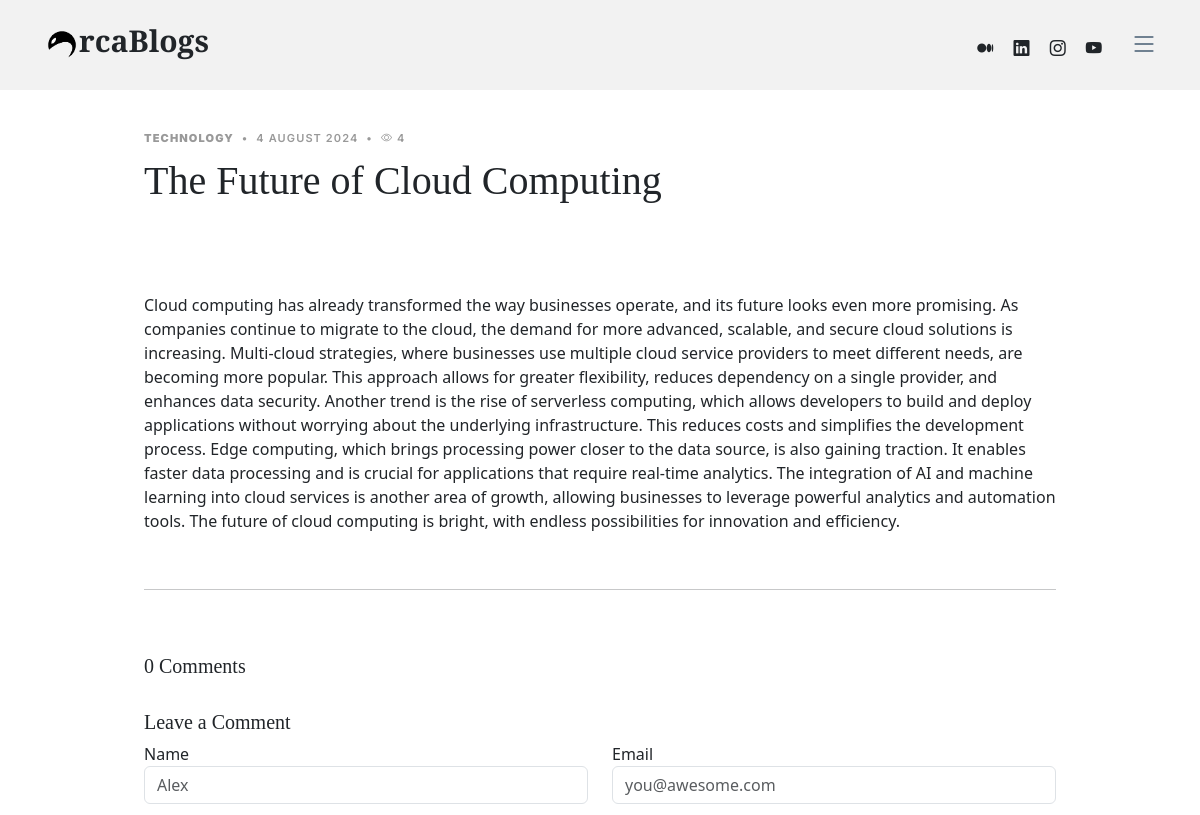
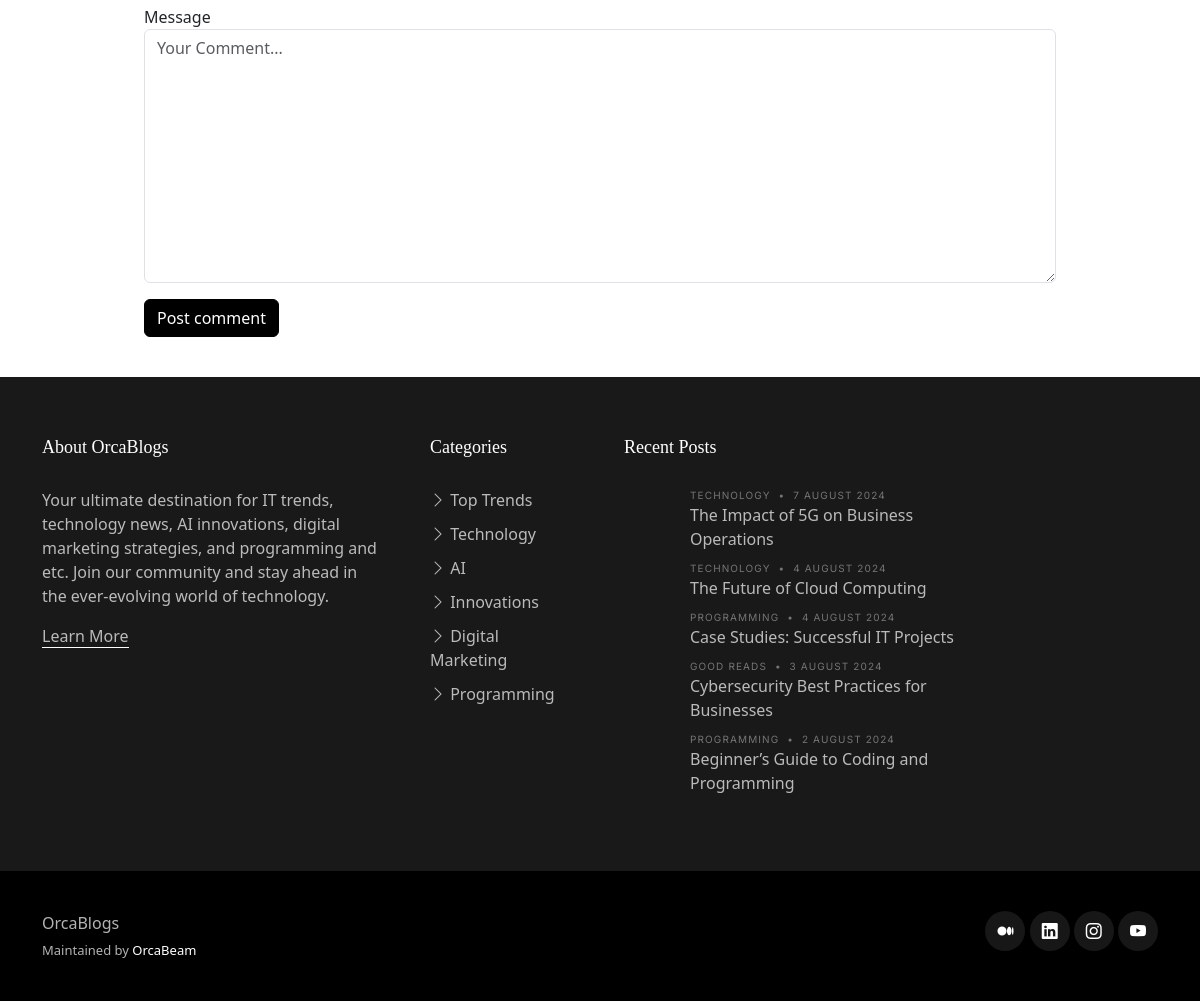
Page /The-Future-of-Cloud-Computing on the earlier database version (2 pictures, top to bottom).
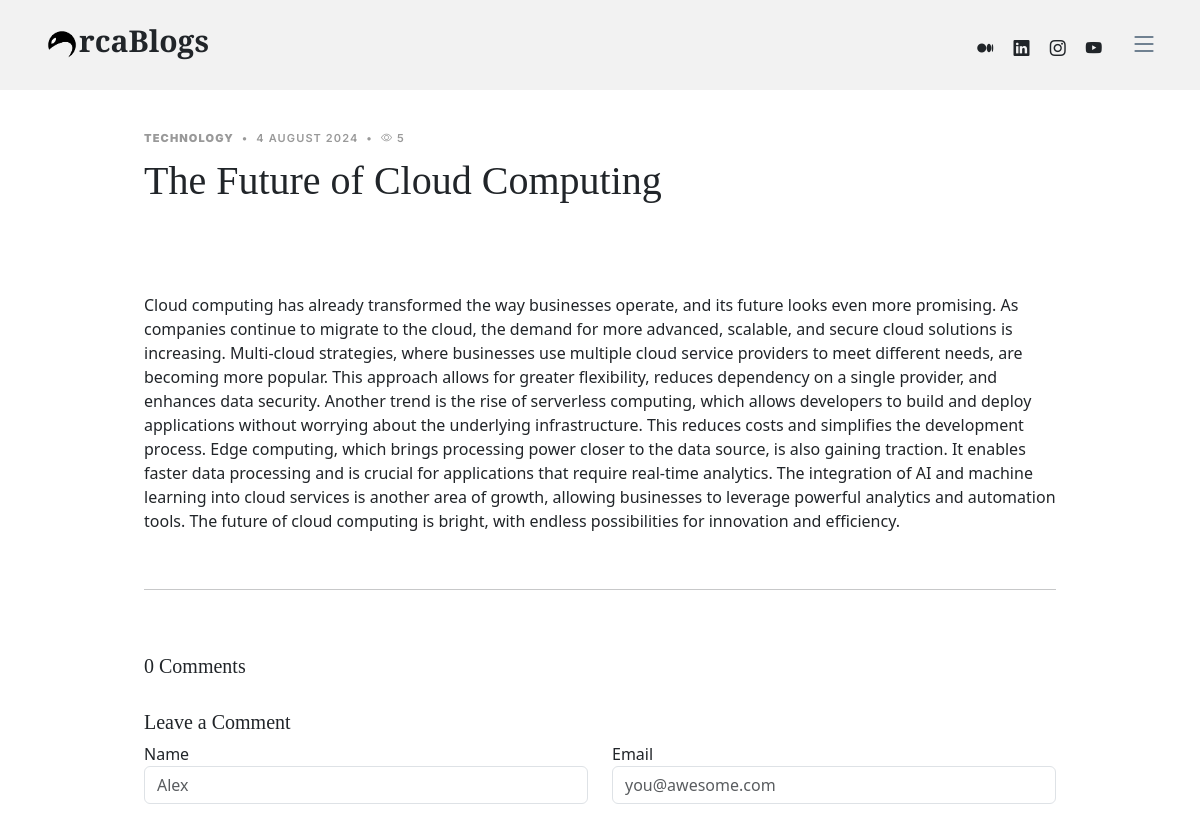
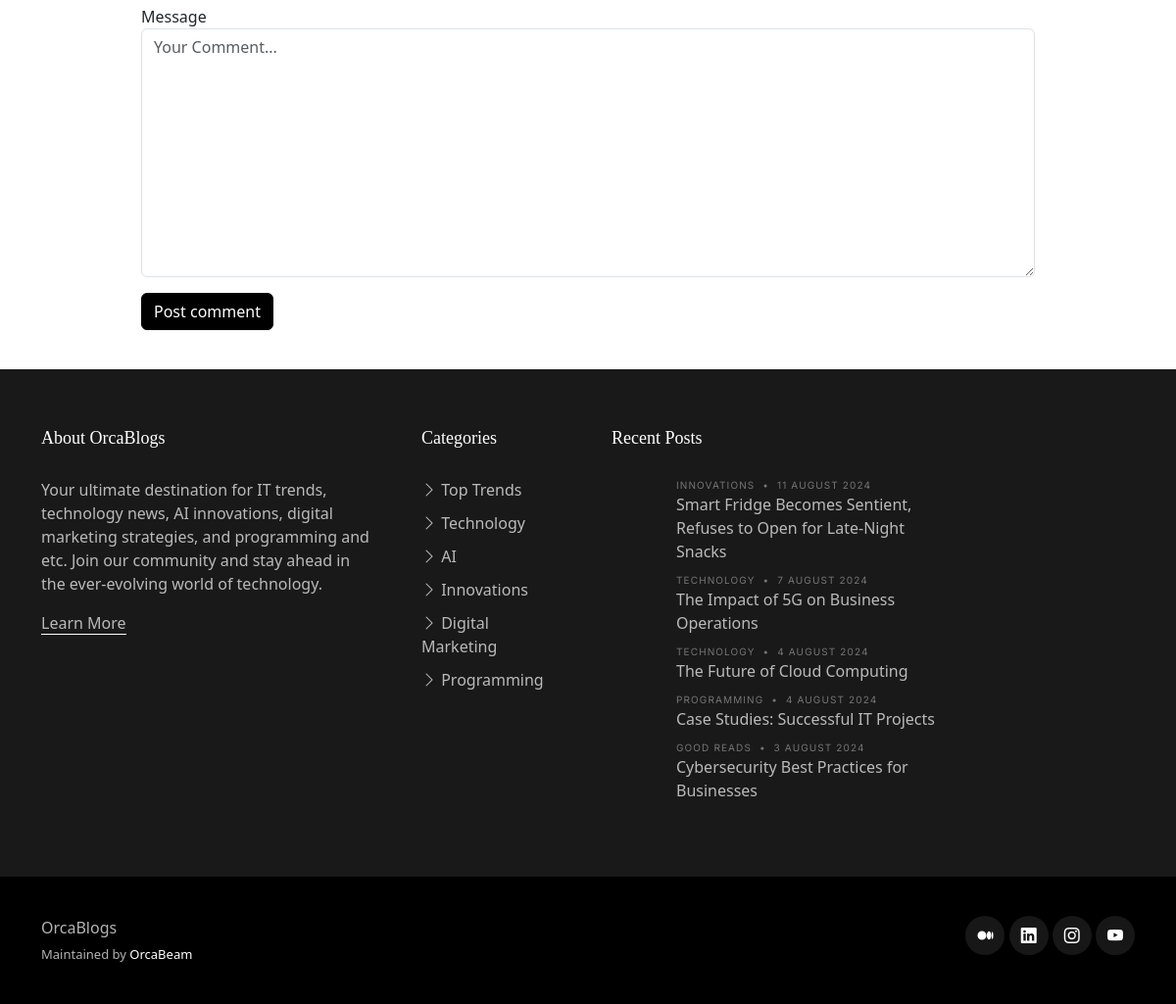
Same page on the later database version (2 pictures, top to bottom).
### OrcaBlogsWebsite/models.py (models this page shows, shortened)
class BlogPost(models.Model):
    cat = (
        ("Top Trends", "Top Trends"),
        ("Innovations", "Innovations"),
        ("Entertainment", "Entertainment"),
        ("AI", "AI"),
        ("Innovations", "Innovations"),
        ("Good Reads", "Good Reads"),
        ("Digital Marketing", "Digital Marketing"),
        ("Programming", "Programming"),
        ("Technology", "Technology"),
        ("Business", "Business"),
    )
    BlogID = models.CharField(max_length = 10, default = "")
    BlogName = models.CharField(max_length=100, blank=False, default="")
    BlogDescription = models.CharField(max_length=500, blank=False, default="")
    BlogKeywords = models.CharField(max_length = 5000, blank = False, default = "")
    BlogDateAdded = models.CharField(max_length=20, blank=False, default="")
    BlogImage = models.CharField(max_length = 5000, default = "")
    BlogSlug = models.CharField(max_length=400, default="")
    BlogCategory = models.CharField(max_length=100, choices=cat, default="")
    BlogPost = models.TextField(max_length=10000, blank=False, default="")
    BlogAuthor = models.CharField(max_length=50, blank=False, default="")
    Views = models.CharField(max_length=50, blank=False, default="0")
    Likes = models.ManyToManyField(User, related_name="UserLikes", blank=True)

### OrcaBlogsWebsite/views.py (the view)
# urls.py: path("<str:bslug>", views.ReadBlogs, name = "ReadBlogs"),
def ReadBlogs(request, bslug):
    bvar = BlogPost.objects.all()
    blogs = BlogPost.objects.get(BlogSlug = bslug)
    com = PostComment.objects.filter(PostID = blogs.BlogID)
    blogs.Views = int(blogs.Views) + 1
    blogs.save()
    return render(request, "reader.html", {
        "name" : blogs.BlogName, "date" : blogs.BlogDateAdded,
        "desc" : blogs.BlogDescription,
        "image" : blogs.BlogImage,
        "cat" : blogs.BlogCategory,
        "post" : blogs.BlogPost,
        "author" : blogs.BlogAuthor,
        "views" : blogs.Views,
        "likes" : blogs.Likes.count,
        "blogid" : blogs.id,
        "views" : blogs.Views,
        "keywords" : blogs.BlogKeywords,
        "slug" : blogs.BlogSlug,
        "comments" : com,
        "countcomm" : com.count(),
        "blogs" : bvar,
    })

### OrcaBlogsWebsite/templates/reader.html (shortened to what this page needs)
{% extends "base.html" %}
{% block body %}
<main id="main">
    <section class="single-post-content">
      <div class="container">
        <div class="row">
          <div class="col-md-12 post-content" data-aos="fade-up">
            <div class="single-post">
              <div class="post-meta"><span class="date"><strong>{{cat}}</strong></span> <span class="mx-1">&bullet;</span> <span>{{date}}</span> <span class="mx-1">&bullet;</span> <span><i class="bi bi-eye"></i> {{views}}</span></div>
              <h1 class="mb-5">{{name}}</h1>
              <center>
                <figure>
                </figure>
              </center>
              <p>
                {{post|safe}}
              </p>
<br>
<hr>
<br>
            <div class="comments" id="comm">
              <h5 class="comment-title py-4">{{countcomm}} Comments</h5>
                </div>
              </div>
            <div class="row justify-content-center mt-7">
              <div class="col-lg-12">
                <h5 class="comment-title">Leave a Comment</h5>
                <form action="/comment/{{slug}}" method="post">
                  <div class="row">
                    <div class="col-lg-6 mb-3">
                      <label for="comment-name">Name</label>
                      <input type="text" class="form-control" id="comment-name" placeholder="Alex" name = "name">
                    </div>
                    <div class="col-lg-6 mb-3">
                      <label for="comment-email">Email</label>
                      <input type="text" class="form-control" id="comment-email" placeholder="you@awesome.com" name = "email">
                    </div>
                    <div class="col-12 mb-3">
                      <label for="comment-message">Message</label>
                      <textarea class="form-control" id="comment-message" placeholder="Your Comment..." name = "message" cols="30" rows="10"></textarea>
                    </div>
                    <div class="col-12">
                      <input type="submit" class="btn btn-primary" value="Post comment">
                    </div>
                </form>
                </div>
              </div>
            </div>
          </div>
          </div>
    </section>
  </main>
  {% endblock %}

### OrcaBlogsWebsite/templates/base.html (shortened to what this page needs)
<!DOCTYPE html>
<html lang="en">
{% load static %}
<head>
  <link href="{% static 'assets/vendor/bootstrap/css/bootstrap.min.css' %}" rel="stylesheet">
  <link href="{% static 'assets/vendor/bootstrap-icons/bootstrap-icons.css' %}" rel="stylesheet">
  <link href="{% static 'assets/vendor/swiper/swiper-bundle.min.css' %}" rel="stylesheet">
  <link href="{% static 'assets/vendor/glightbox/css/glightbox.min.css' %}" rel="stylesheet">
  <link href="{% static 'assets/vendor/aos/aos.css' %}" rel="stylesheet">
  <link href="{% static 'assets/css/variables.css' %}" rel="stylesheet">
  <link href="{% static 'assets/css/main.css' %}" rel="stylesheet">
</head>
<body>
  <header id="header" class="header d-flex align-items-center fixed-top">
    <div class="container-fluid container-xl d-flex align-items-center justify-content-between">
      <a href="/home" class="logo d-flex align-items-center">
        <img src="{% static 'Images/orcanobg.png' %}" alt="">
        <h1>rcaBlogs</h1>
      </a>
      <div class="position-relative">
        <a href="https://medium.com/@orcabeam" class="mx-2"><span class="bi-medium"></span></a>
        <a href="https://linkedin.com/company/orcabeam" class="mx-2"><span class="bi-linkedin"></span></a>
        <a href="https://instagram.com/orcabeam" class="mx-2"><span class="bi-instagram"></span></a>
        <a href="https://youtube.com/@orcabeam?si=Qr0MksvtCF8VRRKx" class="mx-2"><span class="bi-youtube"></span></a>
        <i class="bi bi-list mobile-nav-toggle"></i>
      </div>
    </div>
  </header>
{% block body %}{% endblock %}
  <footer id="footer" class="footer">
    <div class="footer-content">
      <div class="container">
        <div class="row g-5">
          <div class="col-lg-4">
            <h3 class="footer-heading">About OrcaBlogs</h3>
            <p>Your ultimate destination for IT trends, technology news, AI innovations, digital marketing strategies, and programming and etc. Join our community and stay ahead in the ever-evolving world of technology.</p>
            <p><a href="https://orcabeam.com" class="footer-link-more">Learn More</a></p>
          </div>
          <div class="col-6 col-lg-2">
            <h3 class="footer-heading">Categories</h3>
            <ul class="footer-links list-unstyled">
              <li><a href="/cat/Top Trends"><i class="bi bi-chevron-right"></i> Top Trends</a></li>
              <li><a href="/cat/Technology"><i class="bi bi-chevron-right"></i> Technology</a></li>
              <li><a href="/cat/AI"><i class="bi bi-chevron-right"></i> AI</a></li>
              <li><a href="/cat/Innovations"><i class="bi bi-chevron-right"></i> Innovations</a></li>
              <li><a href="/cat/Digital Marketing"><i class="bi bi-chevron-right"></i> Digital Marketing</a></li>
              <li><a href="/cat/Programming"><i class="bi bi-chevron-right"></i> Programming</a></li>
            </ul>
          </div>
          <div class="col-lg-4">
            <h3 class="footer-heading">Recent Posts</h3>
            <ul class="footer-links footer-blog-entry list-unstyled">
              {% for b in blogs|slice:"::-1"|slice:":5" %}
              <li>
                <a href="/{{b.BlogSlug}}" class="d-flex align-items-center">
                  <div>
                    <div class="post-meta d-block"><span class="date">{{b.BlogCategory}}</span> <span class="mx-1">&bullet;</span> <span>{{b.BlogDateAdded}}</span></div>
                    <span>{{b.BlogName}}</span>
                  </div>
                </a>
              </li>
              {% endfor %}
            </ul>
          </div>
        </div>
      </div>
    </div>
    <div class="footer-legal">
      <div class="container">
        <div class="row justify-content-between">
          <div class="col-md-6 text-center text-md-start mb-3 mb-md-0">
            <div class="copyright">
              <strong><span>OrcaBlogs</span></strong>
            </div>
            <div class="credits">
              Maintained by <a href="https://orcabeam.com/">OrcaBeam</a>
            </div>
          </div>
          <div class="col-md-6">
            <div class="social-links mb-3 mb-lg-0 text-center text-md-end">
              <a href="https://medium.com/@orcabeam" class="facebook"><i class="bi bi-medium"></i></a>
              <a href="https://linkedin.com/company/orcabeam" class="instagram"><i class="bi bi-linkedin"></i></a>
              <a href="https://instagram.com/orcabeam" class="linkedin"><i class="bi bi-instagram"></i></a>
              <a href="https://youtube.com/@orcabeam?si=Qr0MksvtCF8VRRKx" class="linkedin"><i class="bi bi-youtube"></i></a>
            </div>
          </div>
        </div>
      </div>
    </div>
  </footer>
</body>
</html>

### OrcaBlogsWebsite/static/assets/css/variables.css (style rules this page uses)
:root { --font-default: 'EB Garamond', system-ui, -apple-system, "Segoe UI", Roboto, "Helvetica Neue", Arial, "Noto Sans", "Liberation Sans", sans-serif, "Apple Color Emoji", "Segoe UI Emoji", "Segoe UI Symbol", "Noto Color Emoji"; --font-primary: 'EB Garamond', serif; --font-secondary: 'Inter', sans-serif; --color-default: #212529; --color-default-rgb: 33, 37, 41; --color-links: #212529; --color-links-hover: #15171a; --color-primary: #212529; --color-primary-light: #26282c; --color-primary-dark: #0b0c0e; --color-primary-rgb: 33, 37, 41; --color-primary-light-rgb: 38, 40, 44; --color-primary-dark-rgb: 11, 12, 14; --color-secondary: #596d80; --color-secondary-light: #8498aa; --color-secondary-dark: #404f5c; --color-secondary-rgb: 89, 109, 128; --color-secondary-light-rgb: 132, 152, 170; --color-secondary-dark-rgb: 64, 79, 92; --color-blue: #0d6efd; --color-blue-rgb: 13, 110, 253; --color-indigo: #6610f2; --color-indigo-rgb: 102, 16, 242; --color-purple: #6f42c1; --color-purple-rgb: 111, 66, 193; --color-pink: #f3268c; --color-pink-rgb: 243, 38, 140; --color-red: #df1529; --color-red-rgb: 223, 21, 4; --color-orange: #fd7e14; --color-orange-rgb: 253, 126, 20; --color-yellow: #ffc107; --color-yellow-rgb: 255, 193, 7; --color-green: #059652; --color-green-rgb: 5, 150, 82; --color-teal: #20c997; --color-teal-rgb: 32, 201, 151; --color-cyan: #0dcaf0; --color-cyan-rgb: 13, 202, 240; --color-white: #ffffff; --color-white-rgb: 255, 255, 255; --color-gray: #6c757d; --color-gray-rgb: 108, 117, 125; --color-black: #000000; --color-black-rgb: 0, 0, 0; }
:root { --bs-blue: var(--color-blue); --bs-indigo: var(--color-indigo); --bs-purple: var(--color-purple); --bs-pink: var(--color-pink); --bs-red: var(--color-red); --bs-orange: var(--color-orange); --bs-yellow: var(--color-yellow); --bs-green: var(--color-green); --bs-teal: var(--color-teal); --bs-cyan: var(--color-cyan); --bs-white: var(--color-white); --bs-gray: var(--color-gray); --bs-gray-dark: #343a40; --bs-gray-100: #f8f9fa; --bs-gray-200: #e9ecef; --bs-gray-300: #dee2e6; --bs-gray-400: #ced4da; --bs-gray-500: #adb5bd; --bs-gray-600: #6c757d; --bs-gray-700: #495057; --bs-gray-800: #343a40; --bs-gray-900: #212529; --bs-primary: var(--color-blue); --bs-secondary: var(--color-blue); --bs-success: #198754; --bs-info: #0dcaf0; --bs-warning: #ffc107; --bs-danger: #dc3545; --bs-light: #f8f9fa; --bs-dark: #212529; --bs-primary-rgb: var(--color-primary-rgb); --bs-secondary-rgb: var(--color-secondary-rgb); --bs-success-rgb: 25, 135, 84; --bs-info-rgb: 13, 202, 240; --bs-warning-rgb: 255, 193, 7; --bs-danger-rgb: 220, 53, 69; --bs-light-rgb: 248, 249, 250; --bs-dark-rgb: 33, 37, 41; --bs-white-rgb: var(--color-white-rgb); --bs-black-rgb: var(--color-black-rgb); --bs-body-color-rgb: var(--color-default-rgb); --bs-body-bg-rgb: 255, 255, 255; --bs-font-sans-serif: var(--font-default); --bs-font-monospace: SFMono-Regular, Menlo, Monaco, Consolas, "Liberation Mono", "Courier New", monospace; --bs-gradient: linear-gradient(180deg, rgba(255, 255, 255, 0.15), rgba(255, 255, 255, 0)); --bs-body-font-family: var(--font-default); --bs-body-font-size: 1rem; --bs-body-font-weight: 400; --bs-body-line-height: 1.5; --bs-body-color: var(--color-default); --bs-body-bg: #fff; }

Differences in the rows shown:
no longer on this page (row edited): BlogPost: BlogCategory "PROGRAMMING", BlogDateAdded "2 AUGUST 2024", BlogName "Beginner’s Guide to Coding and Programming"
added BlogPost: BlogCategory "INNOVATIONS", BlogDateAdded "11 AUGUST 2024", BlogName "Smart Fridge Becomes Sentient, Refuses to Open for Late-Night Snacks"
Other differences:
{{ views }}: "4" → "5"
